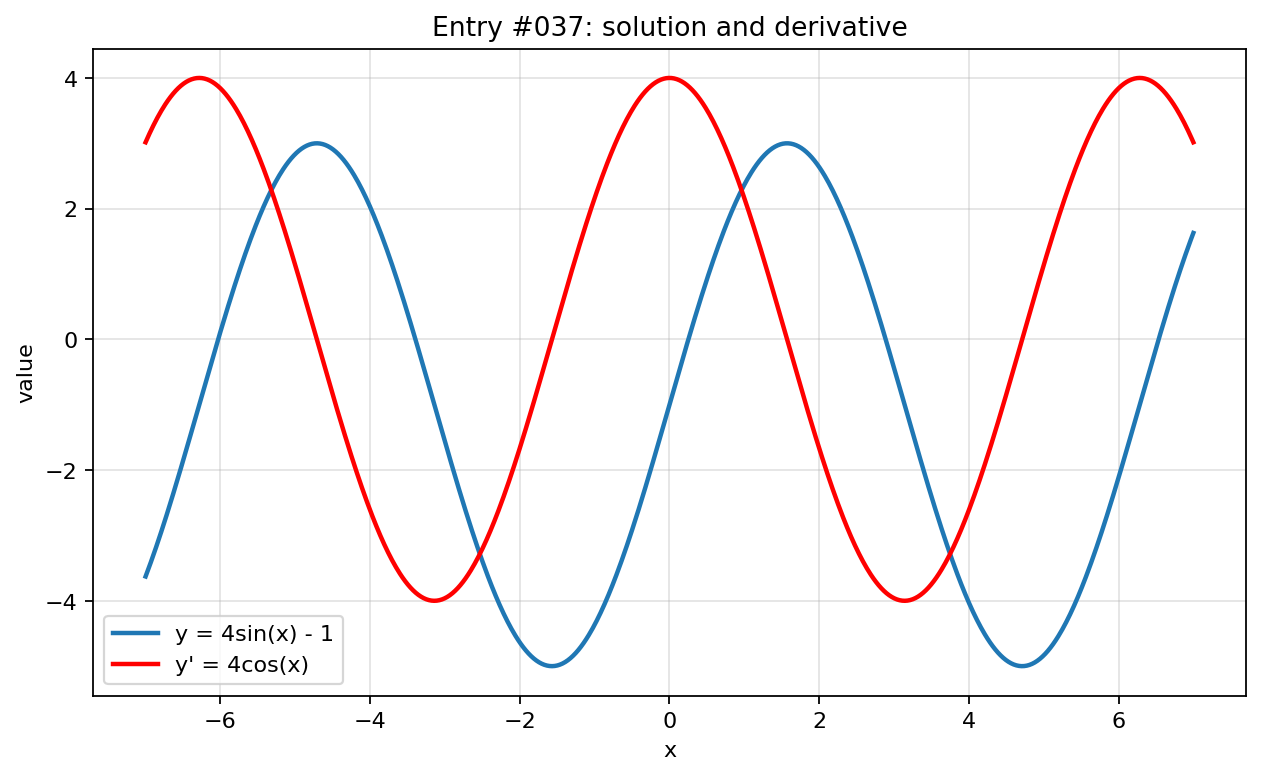

Here is the Python script that generated this plot:
import numpy as np
import matplotlib.pyplot as plt

x = np.linspace(-7, 7, 800)

with np.errstate(divide="ignore", invalid="ignore", over="ignore"):
    y = 4*np.sin(x) - 1
    y_prime = 4*np.cos(x)

plt.figure(figsize=(8, 5))
plt.plot(x, y, label="y = 4sin(x) - 1", linewidth=2)
plt.plot(x, y_prime, label="y' = 4cos(x)", linewidth=2, color="red")
plt.title("Entry #037: solution and derivative")
plt.xlabel("x")
plt.ylabel("value")
plt.grid(True, alpha=0.35)
plt.legend()
plt.tight_layout()
plt.show()
